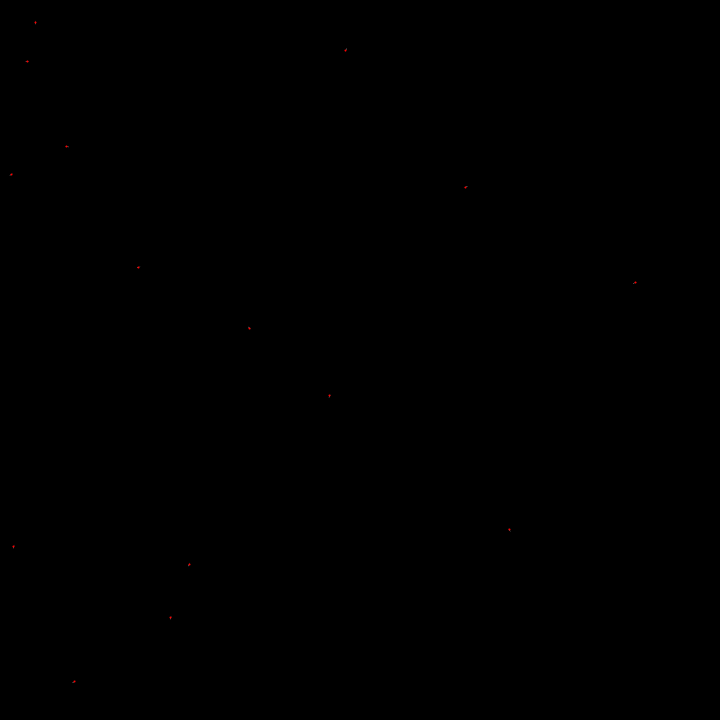
Frame 1 (no input)
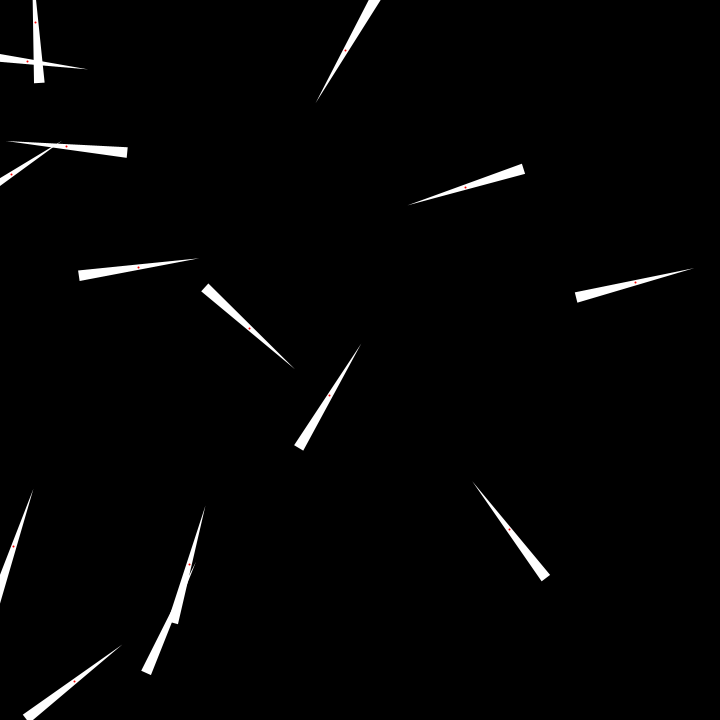
Frame 60 (the mouse pressed at the canvas centre just before this capture)
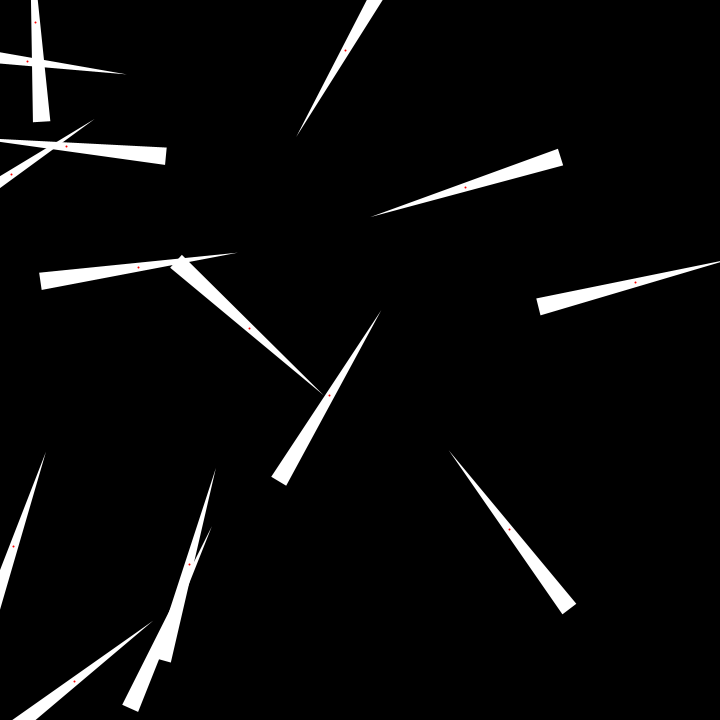
Frame 120 (the mouse held since frame 60 and released just before this capture)

The Processing sketch that drew these frames (run headless with seeded random() and noise(); from frame 60 on, the mouse is pressed at the canvas centre):

// Processing sketch: polygonpacking
// ── polygonpacking.pde
float maxSize = 100;
float growthRate = 1;
Tri[] swarm;
int n = 15;
float triAngle = PI/36;
void setup(){
  size(720, 720);
  swarm = new Tri[n];
  initSwarmMethodA();
  noStroke();
  fill(255);
}

void draw(){
  //for
  background(0);
  for(Tri pt: swarm){
    pt.grow();
    pt.show();
  }

}

void initSwarmMethodA(){
  for(int i = 0; i < n; i++){
    swarm[i] = new Tri(random(width), random(height), random(TWO_PI));
  }
}

// ── tri.pde
class Tri{
  PVector pos;
  float a;
  float r;
  Tri(float x, float y, float a_){
    a = a_;
    pos = new PVector(x,y);
    r = 1;
  }
  void grow(){
    if(r < maxSize){
      r += growthRate;
    }
  }
   void show(){
     pushMatrix();
     translate(pos.x, pos.y);
     rotate(a);
     noStroke();
     triangle(
       -r,0,
       r*cos(triAngle), r*sin(triAngle), 
       r*cos(triAngle), -r*sin(triAngle)
     );
     stroke(255,0,0);
     strokeWeight(2);
     point(0, 0);
     
     popMatrix();
     
   } 
}
